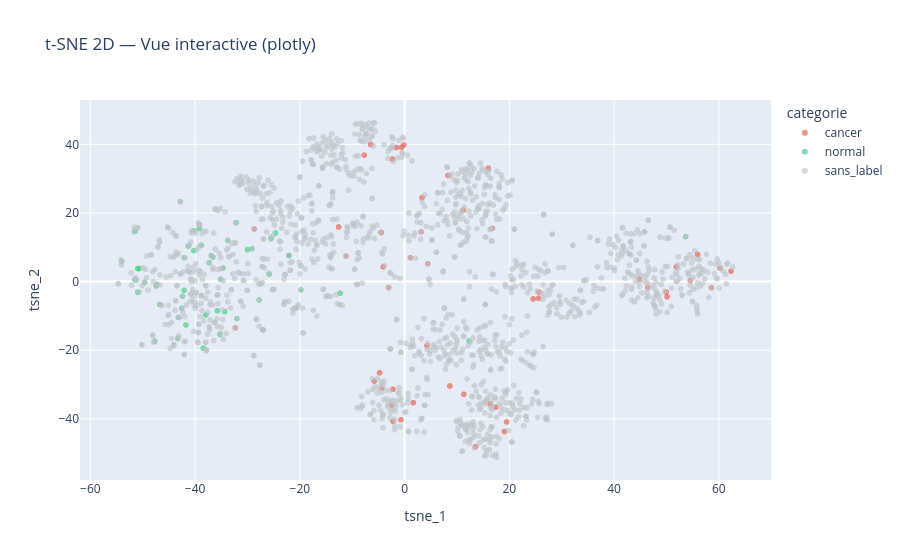

The notebook cell saved with this chart:
### Markdown cell above
## Visualisation t-SNE 2D

t-SNE (t-distributed Stochastic Neighbor Embedding) est un algorithme de réduction non linéaire qui préserve les voisinages locaux. Il est utilisé ici **uniquement pour la visualisation** — je ne base pas le choix de mon clustering sur l'apparence du nuage t-SNE.

Je l'applique sur les 50 composantes PCA (pas sur les 2 048 features brutes) pour des raisons de performance et de qualité.

### Code cell
# t-SNE 2D sur les 50 composantes PCA
tsne = TSNE(n_components=2, random_state=RANDOM_STATE, perplexity=30, max_iter=1000)
features_tsne = tsne.fit_transform(features_pca_50d)

# Ajouter les coordonnées t-SNE au DataFrame
metadata['tsne_1'] = features_tsne[:, 0]
metadata['tsne_2'] = features_tsne[:, 1]

# Scatter plot seaborn
fig, ax = plt.subplots(figsize=(10, 7))
sns.scatterplot(
    data=metadata.sort_values('categorie', key=lambda x: x.map({'sans_label': 0, 'cancer': 1, 'normal': 2})),
    x='tsne_1', y='tsne_2', hue='categorie', palette=palette,
    alpha=0.6, s=20, ax=ax
)
ax.set_title('t-SNE 2D (sur PCA 50D) — Visualisation uniquement')
ax.set_xlabel('t-SNE 1')
ax.set_ylabel('t-SNE 2')
ax.legend(title='Catégorie')
plt.tight_layout()
plt.show()

# Plotly interactif (recommandé par l'école)
fig_plotly = px.scatter(
    metadata, x='tsne_1', y='tsne_2', color='categorie',
    color_discrete_map=palette,
    title='t-SNE 2D — Vue interactive (plotly)',
    hover_data=['filename', 'dossier', 'label_name'],
    opacity=0.6,
)
fig_plotly.show()

### Figure 1 — Plotly figure (JSON) as saved in the notebook; plotly's stock layout.template omitted (floating-point values rounded to 4 significant figures; data arrays with more than 128 entries replaced by an {"elided": "..."} marker saying what was removed)
{"data": [{"customdata": {"elided": "50x3 str values"}, "hovertemplate": "categorie=cancer<br>tsne_1=%{x}<br>tsne_2=%{y}<br>filename=%{customdata[0]}<br>dossier=%{customdata[1]}<br>label_name=%{customdata[2]}<extra></extra>", "legendgroup": "cancer", "marker": {"color": "#e74c3c", "opacity": 0.6, "symbol": "circle"}, "mode": "markers", "name": "cancer", "showlegend": true, "type": "scattergl", "x": [62.33, -6.468, -2.313, 4.44, 11.18, 19.48, 4.276, -4.773, 49.95, -7.688, -0.1266, 16.35, 44.81, -12.61, 3.157, 46.44, -4.448, -1.549, -32.31, 25.58, -5.787, 16.0, -4.092, 55.95, 17.38, -3.058, 24.55, 16.77, -2.222, 1.659, -0.6992, 58.59, 8.656, 3.337, 51.86, -4.343, -2.217, -11.18, 54.55, 19.06, 25.66, 11.31, -2.462, 8.31, 13.55, 50.12, 60.22, 1.116, -28.71, -0.5563], "xaxis": "x", "y": [3.037, 39.96, 35.73, 5.202, 20.81, -40.91, -18.66, -26.57, -3.025, 36.87, 39.87, -35.62, 0.6799, 15.93, 14.51, -1.712, 14.31, 39.09, -13.51, -4.857, -28.99, 33.06, 4.321, 7.939, -36.62, -1.74, -5.049, 15.57, -40.68, -35.29, -40.26, -1.792, -30.42, 24.46, 4.262, -31.1, -31.39, 7.463, 0.3356, -43.72, -3.073, -32.82, -36.09, 30.91, -48.15, -4.4, 3.935, 6.965, 15.33, 39.13], "yaxis": "y"}, {"customdata": {"elided": "50x3 str values"}, "hovertemplate": "categorie=normal<br>tsne_1=%{x}<br>tsne_2=%{y}<br>filename=%{customdata[0]}<br>dossier=%{customdata[1]}<br>label_name=%{customdata[2]}<extra></extra>", "legendgroup": "normal", "marker": {"color": "#2ecc71", "opacity": 0.6, "symbol": "circle"}, "mode": "markers", "name": "normal", "showlegend": true, "type": "scattergl", "x": [-40.24, -42.08, -36.58, -46.75, -35.77, -42.83, -43.2, -50.65, -32.15, -29.99, -40.16, -39.19, -24.64, -54.02, -37.96, -12.3, -50.92, 53.66, -34.36, -38.8, -47.31, -32.03, -34.65, -27.06, -37.3, -41.74, -35.27, -22.08, -50.97, -51.46, -49.66, -51.47, -36.93, -29.14, -41.3, -19.78, -42.56, -43.3, -42.09, 12.31, -33.75, -42.42, -38.45, -25.86, -25.5, -27.78, -22.08, -47.46, -35.15, -47.71], "xaxis": "x", "y": [9.016, 6.98, 7.147, -6.699, -8.511, 23.29, -10.42, 3.82, 17.19, 9.319, 14.8, 15.44, 14.17, 5.925, -9.726, -3.393, -3.13, 13.12, -8.764, 10.59, -0.8264, -10.8, 3.962, -14.03, 5.509, -12.65, -15.38, 7.604, 3.793, 14.74, -0.2542, 0.4767, 7.575, 9.584, 10.34, -2.424, -7.806, -16.57, -2.545, -17.3, 12.03, -4.275, -19.39, 2.157, 12.57, -5.344, 7.604, -1.267, 0.6654, -17.39], "yaxis": "y"}, {"customdata": {"elided": "1406x3 str values"}, "hovertemplate": "categorie=sans_label<br>tsne_1=%{x}<br>tsne_2=%{y}<br>filename=%{customdata[0]}<br>dossier=%{customdata[1]}<br>label_name=%{customdata[2]}<extra></extra>", "legendgroup": "sans_label", "marker": {"color": "#bdc3c7", "opacity": 0.6, "symbol": "circle"}, "mode": "markers", "name": "sans_label", "showlegend": true, "type": "scattergl", "x": {"elided": "1406 float values"}, "xaxis": "x", "y": {"elided": "1406 float values"}, "yaxis": "y"}], "layout": {"legend": {"title": {"text": "categorie"}, "tracegroupgap": 0}, "title": {"text": "t-SNE 2D — Vue interactive (plotly)"}, "xaxis": {"anchor": "y", "domain": [0, 1], "title": {"text": "tsne_1"}}, "yaxis": {"anchor": "x", "domain": [0, 1], "title": {"text": "tsne_2"}}}}
